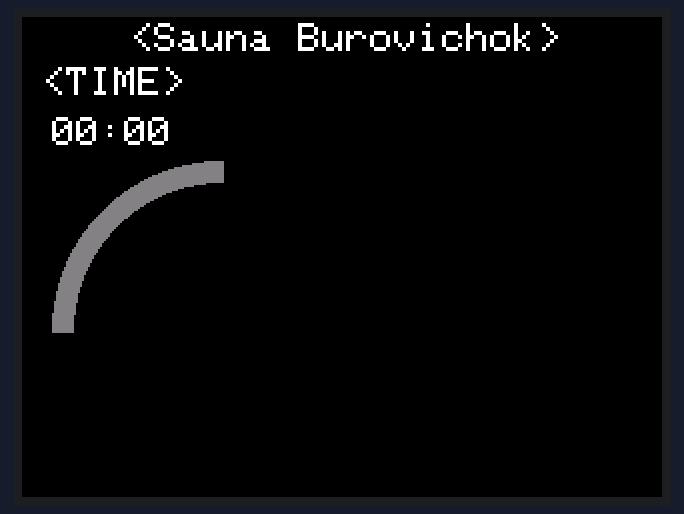
Recording of a sketch running on a simulated Arduino Mega 2560, built with avr-gcc and run on an emulated ATmega2560. Parts: 320×240 colour display.

Above: at 0.8 s.
At 2.3 s:
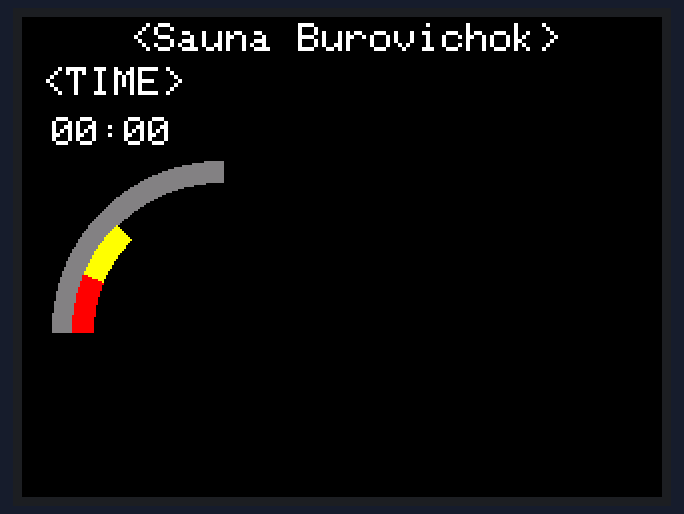
At 3.0 s:
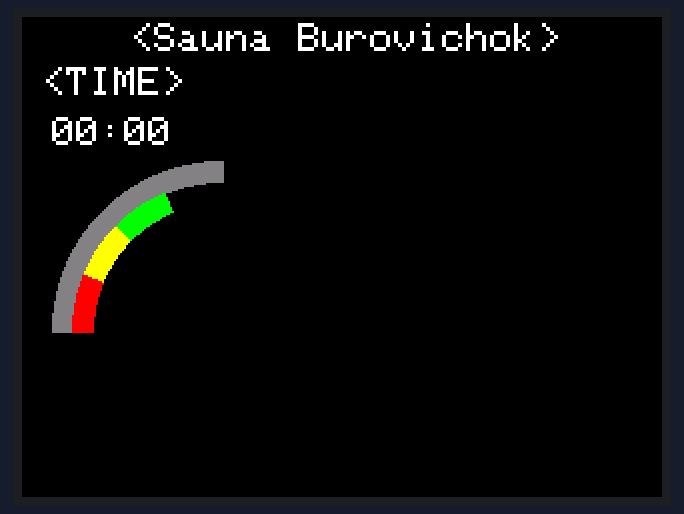
At 3.7 s:
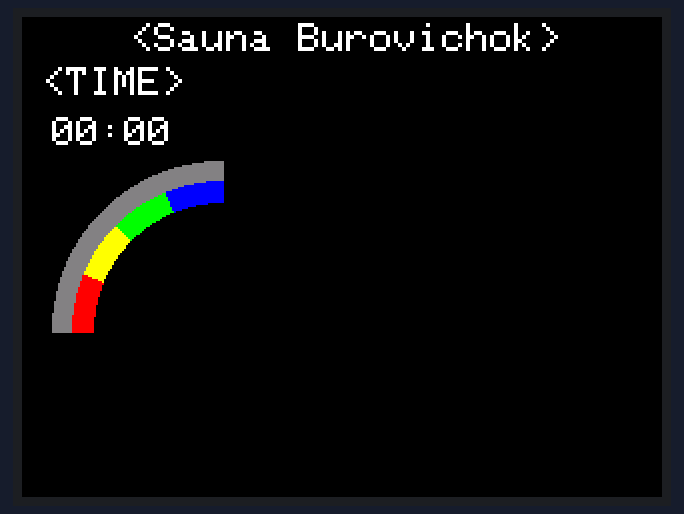
At 7.8 s:
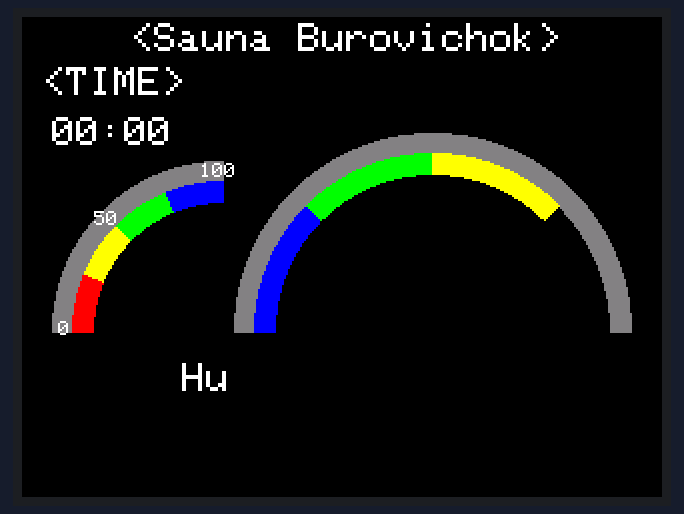
At 9.6 s:
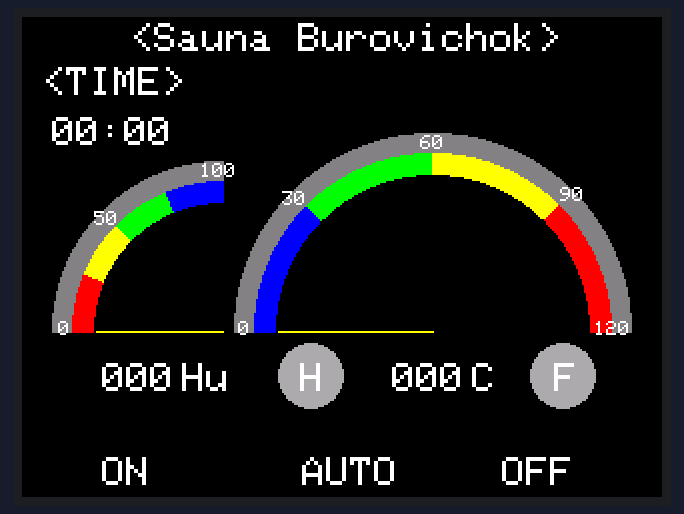

The sketch:

sketch_apr01a.ino
```cpp
// --- БЛОК 1: ЗАГОЛОВОК И ОПРЕДЕЛЕНИЯ ---
// 1.1 Подключаем графическую библиотеку для дисплея
#include <Arduino_GFX_Library.h>

// 1.2 Определяем пины подключения дисплея
#define TFT_CS    10  // Выбор кристалла (Chip Select)
#define TFT_DC    9  // Команда/Данные (Data/Command)
#define TFT_RST   8  // Сброс (Reset)

// --- СОЗДАНИЕ ОБЪЕКТОВ ---
//#define GFX_BL DF_GFX_BL // default backlight pin, you may replace DF_GFX_BL to actual backlight pin
#if defined(DISPLAY_DEV_KIT)
Arduino_GFX *tft = create_default_Arduino_GFX();
#else /* !defined(DISPLAY_DEV_KIT) */

Arduino_DataBus *bus = create_default_Arduino_DataBus();

Arduino_GFX *tft = new Arduino_ILI9341(bus, DF_GFX_RST, 0 /* rotation */, false /* IPS */);
#endif /* !defined(DISPLAY_DEV_KIT) */

// 1.4 Задаем константы для центров приборов (координаты оснований стрелок)
#define TEMP_CENTER_X 205
#define TEMP_CENTER_Y 157
#define HUM_CENTER_X 100
#define HUM_CENTER_Y 157

// 1.5 Задаем длину стрелок в пикселях
#define TEMP_NEEDLE_LENGTH 77
#define HUM_NEEDLE_LENGTH 63

// 1.6 Задаем цвета в формате RGB565
#define COLOR_BACKGROUND tft->color565(0, 0, 0)     // Черный
#define COLOR_RED        tft->color565(255, 0, 0)   // Красный
#define COLOR_YELLOW     tft->color565(255, 255, 0) // Желтый
#define COLOR_GREEN      tft->color565(0, 255, 0)   // Зеленый
#define COLOR_BLUE       tft->color565(0, 0, 255)   // Синий
#define COLOR_GRAY       tft->color565(128,128,128) // Серый
#define COLOR_WHITE      tft->color565(255, 255, 255)// Белый
#define COLOR_DARKGREY   tft->color565(168, 168, 168)//Темносерый


// --- БЛОК 2: ФУНКЦИИ SETUP И LOOP ---

// 2.1 Блок setup() выполняется один раз при запуске
void setup() {
  // Инициализируем дисплей (подаем питание, настраиваем шину)
  tft->begin();
  // Устанавливаем ориентацию экрана. '1' - горизонтальный режим.
  tft->setRotation(1);
  // Заливаем весь экран черным цветом для очистки
  tft->fillScreen(COLOR_BACKGROUND);

  // --- НАСТРОЙКА ПАРАМЕТРОВ ТЕКСТА ---
// Задаем цвет (белый)
tft->setTextColor(COLOR_WHITE);
// Задаем размер. Размер 2 увеличит каждый символ в 2 раза.
tft->setTextSize(2);
// --- ПОЗИЦИОНИРОВАНИЕ И ВЫВОД НАДПИСИ ---
// Устанавливаем курсор в координаты x=54, y=3
tft->setCursor(54, 3);
// Выводим надпись <Sauna Burovichok>
tft->print("<Sauna Burovichok>");
// Устанавливаем курсор для вывода надписи время в координаты x=10, y=20
tft->setCursor(10, 25);
// Выводим надпись <TIME>
tft->print("<TIME>");
// временно размещаем индикацию часов для определения координат
tft->setCursor(15, 50);
// Выводим надпись <00:00>
tft->print("00:00");

  // --- ВЫЗЫВАЕМ ФУНКЦИИ ОТРИСОВКИ ПРИБОРОВ ---

  // Рисуем шкалу влажности в центре (100, 157)
  drawHumidityScale();
  // Рисуем шкалу температуры в центре (205, 157)
  drawTempScale();
    // Рисуем стрелку влажности  (88, 157)
  drawHUM_NEEDLE();
  // Рисуем стрелку температуры  (205, 157)
  drawTEMP_NEEDLE();
  //Рисуем индикаторы влажности х=40, у=165
  drawHUM_DIGITAL_INDICATOR();
  //Рисуем индикаторы температуры х=200, у=165
  drawTEMP_DIGITAL_INDICATOR();
  //Рисуем иконку нагрева
  drawICON_HEAT();
  //Рисуем иконку разморозки
  drawICON_FROST();
  //Рисуем надпись ON
  drawON();
  //Рисуем надпись AUTO
  drawAUTO();
  //Рисуем надпись OFF
  drawOFF();
 }
void drawTEMP_NEEDLE() {
// ---  СТРЕЛКИ ТЕМПЕРАТУРЫ ---
  // Линия из центра (TEMP_CENTER_X, TEMP_CENTER_Y)
  // в точку (TEMP_CENTER_X - длина, TEMP_CENTER_Y)
  tft->drawLine(TEMP_CENTER_X, TEMP_CENTER_Y, TEMP_CENTER_X - TEMP_NEEDLE_LENGTH, TEMP_CENTER_Y, COLOR_YELLOW);
}
void drawHUM_NEEDLE() {
  // ---  СТРЕЛКИ ВЛАЖНОСТИ ---
  // Линия из центра (HUM_CENTER_X, HUM_CENTER_Y)
  // в точку (HUM_CENTER_X - длина, HUM_CENTER_Y)
  tft->drawLine(HUM_CENTER_X, HUM_CENTER_Y, HUM_CENTER_X - HUM_NEEDLE_LENGTH, HUM_CENTER_Y, COLOR_YELLOW);
}

// --- БЛОК 3: ШКАЛА ВЛАЖНОСТИ (ВЕРСИЯ 2 - С ИСПОЛЬЗОВАНИЕМ ПЕРЕМЕННЫХ) ---
void drawHumidityScale() {
  int centerX = HUM_CENTER_X;
  int centerY = HUM_CENTER_Y;

  // --- ОТРИСОВКА СЕРОЙ ОКАНТОВКИ ---
  // Углы для влажности: от 180° до 360°
  tft->fillArc(centerX, centerY, 85, 75, 180, 270, COLOR_GRAY);

  // --- РАСЧЕТ УГЛОВ ДЛЯ ВЛАЖНОСТИ (22,5 градусов на сектор) ---
  // Красный сектор (75-100%)
  tft->fillArc(centerX, centerY, 75, 65, 180, 202.5, COLOR_RED);

  // Желтый сектор (50-75%)
  tft->fillArc(centerX, centerY, 75, 65, 202.5, 225, COLOR_YELLOW);

  // Зеленый сектор (25-50%)
  tft->fillArc(centerX, centerY, 75, 65, 225, 247.5, COLOR_GREEN);

  // Синий сектор (0-25%)
  tft->fillArc(centerX, centerY, 75, 65, 247.5, 270, COLOR_BLUE);

  // --- ОТРИСОВКА МЕТОК И ПОДПИСЕЙ ДЛЯ ВЛАЖНОСТИ ---
  int textSizeVal = 1; // Размер текста для значений

  // Задаем цвет меток и текста
  tft->setTextColor(COLOR_WHITE);
  tft->setTextSize(textSizeVal);
  tft->setCursor(18, 152);
  tft->print(0);
  tft->setCursor(36, 97);
  tft->print(50);
  tft->setCursor(89, 73);
  tft->print(100);

  // --- НАСТРОЙКА ТЕКСТА ДЛЯ СТАТИЧНЫХ ПОДПИСЕЙ ---
tft->setTextColor(COLOR_WHITE);
tft->setTextSize(2); // Размер 2 для подписей

// --- ПОДПИСЬ ДЛЯ ВЛАЖНОСТИ ---
// Координаты (80, 165), //х=80, у=173
tft->setCursor(80, 173);
tft->print("Hu");

}

// --- БЛОК 4: ШКАЛА ТЕМПЕРАТУРЫ ---
void drawTempScale() {
   int centerX = TEMP_CENTER_X;
   int centerY = TEMP_CENTER_Y;

   // --- ОТРИСОВКА СЕРОЙ ОКАНТОВКИ ---
   // Используем синтаксис углов: от 180 до 360 градусов
   tft->fillArc(centerX, centerY, 99, 89, 180, 360, COLOR_GRAY);


   // --- ВЕРНЫЙ РАСЧЕТ УГЛОВ ---
   // Вся шкала: от 180 до 360 градусов. Итого: 180 градусов.
   // Делим на 4 сектора: 180 / 4 = 45 градусов на сектор.

   // Синий сектор (0% - 25%) - Начинаем с 180°
   tft->fillArc(centerX, centerY, 89, 79, 180, 225, COLOR_BLUE);

   // Зеленый сектор (25% - 50%) - Следующие 45 градусов
   tft->fillArc(centerX, centerY, 89, 79, 225, 270, COLOR_GREEN);

   // Желтый сектор (50% - 75%)
   tft->fillArc(centerX, centerY, 89, 79, 270, 315, COLOR_YELLOW);

   // Красный сектор (75% - 100%) - Заканчиваем на 360°
   tft->fillArc(centerX, centerY, 89, 79, 315, 360, COLOR_RED);

   // --- ОТРИСОВКА МЕТОК И ПОДПИСЕЙ ДЛЯ ТЕМПЕРАТУРЫ ---
   // int markLength = 12;
    int textSizeVal = 1; // Увеличим размер текста до 1, чтобы цифры были крупнее и читаемее
  //координаты меток температуры
  tft->setTextColor(COLOR_WHITE);
  tft->setTextSize(textSizeVal);
  tft->setCursor(108, 152);
  tft->print(0);
  tft->setCursor(130, 87);
  tft->print(30);
  tft->setCursor(199, 59);
  tft->print(60);
  tft->setCursor(269, 85);
  tft->print(90);
  tft->setCursor(286, 152);
  tft->print(120);

    // --- ПОДПИСЬ ДЛЯ ТЕМПЕРАТУРЫ ---
// Давай временно поставим подпись для температуры рядом с её шкалой
// Координаты (205, 190) - под центром шкалы температуры
tft->setTextColor(COLOR_WHITE);
tft->setTextSize(2); // Размер 2 для подписей
tft->setCursor(225, 173);// координаты установки х=230, у=173
tft->print("C");
}

//координаты цифровых индикаторов влажности
void drawHUM_DIGITAL_INDICATOR() {
 tft->setTextColor(COLOR_WHITE);
 tft->setTextSize(2); // Размер 2 для подписей
 tft->setCursor(40, 173);// координаты установки х=40, у=173
 tft->print("000");
}

//координаты цифровых индикаторов температуры
void drawTEMP_DIGITAL_INDICATOR() {
 tft->setTextColor(COLOR_WHITE);
 tft->setTextSize(2); // Размер 2 для подписей
 tft->setCursor(185, 173);// координаты установки х=185, у=173
 tft->print("000");
}

//координаты установки иконки нагрева.
void drawICON_HEAT(){
tft->fillCircle(144, 179, 16, COLOR_DARKGREY);
tft->setTextSize(2);
tft->setTextColor(COLOR_WHITE);
tft->setCursor(139, 173); //(приблизительно по центру)
tft->print("H");
}

//координаты иконки разморозки
void drawICON_FROST() {
tft->fillCircle(270, 179, 16, COLOR_DARKGREY);
tft->setTextSize(2);
tft->setTextColor(COLOR_WHITE);
tft->setCursor(266, 173); //(приблизительно по центру)
tft->print("F");
}
//Координаты надписи ON
void drawON(){
tft->setTextColor(COLOR_WHITE);
tft->setCursor(40, 220);
tft->print("ON");
}

//Координаты надписи AUTO
void drawAUTO(){
tft->setTextColor(COLOR_WHITE);
tft->setCursor(140, 220);
tft->print("AUTO");
}

//Координаты надписи OFF
void drawOFF(){
tft->setTextColor(COLOR_WHITE);
tft->setCursor(240, 220);
tft->print("OFF");
}

// 2.2 Блок loop() выполняется бесконечно
void loop() {
   //Так как интерфейс статичный и отрисован в setup(),
   //здесь ничего делать не нужно.
}
```

Measured:
- what the display in image 1 shows lasts 0.7 s, from 2.3 s to 3.0 s
- what the display in image 3 shows lasts 1.3 s, from 3.7 s to 5.0 s
- what the display in image 4 shows lasts 1.2 s, from 7.8 s to 9.0 s
